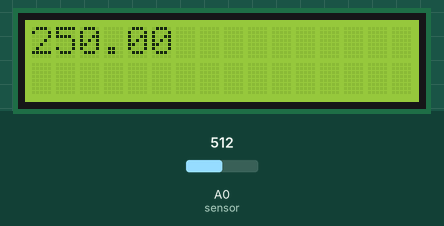
A sketch run on a simulated Arduino Uno, built with avr-gcc and run on an emulated ATmega328P. On the bench: 16×2 character LCD. The inputs (shaded band) are chosen by the test bench; at power-on: A0 (sensor) = 512.

Above: at 1.1 s.
1.7 s: A0 (sensor) set to 716
At 2.9 s:
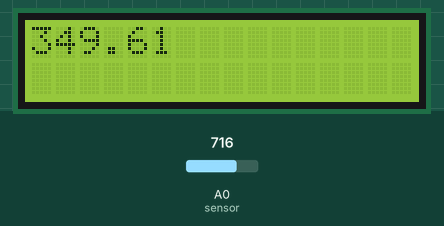
4.5 s: A0 (sensor) set to 900
At 5.9 s:
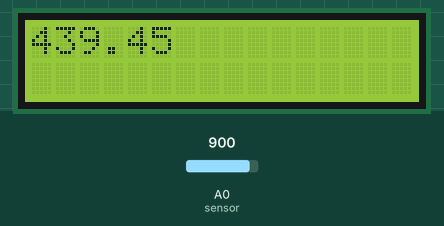
7.5 s: A0 (sensor) set to 1023
At 8.9 s:
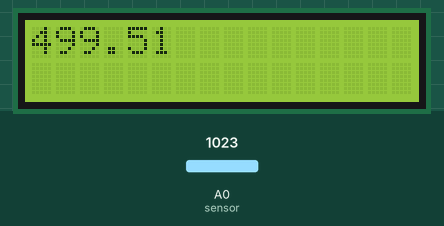
Timing chart, 0 to 10.5 s (numbered marks = the images above; inputs shaded):
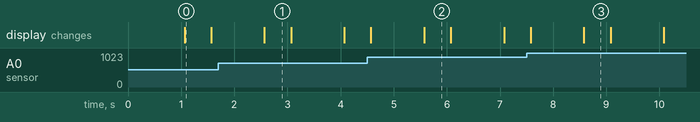

The sketch:

LCD_arduino_code.ino
```cpp
#include <LiquidCrystal.h>

const int rs = 12, en = 11, d4 = 5, d5 = 4, d6 = 3, d7 = 2;
LiquidCrystal lcd(rs, en, d4, d5, d6, d7);


int sensor=A0;
float sensor_read;
float temp;
void setup()
{
Serial.begin(9600);
lcd.begin(16, 2);
}

void loop()
{

//C# interface
String s=Serial.readString();
if(s!="clear")
{
  lcd.print(s);
}
else
{
  lcd.clear();
}

//Displaying temperature
sensor_read=analogRead(sensor);
temp=(sensor_read*5*100)/1024;
lcd.setCursor(0,0);
lcd.print(temp);
delay(500);
lcd.clear();
}
```

Measured:
- after the input at 1.7 s, the display: changes after 0.87 s (image 1)
- after the input at 4.5 s, the display: first differs from a run without the input after 1.1 s (image 2)
- after the input at 7.5 s, the display: first differs from a run without the input after 1.1 s (image 3)
- what the display in image 0 shows lasts 0.5 s, from 1.1 s to 1.6 s
